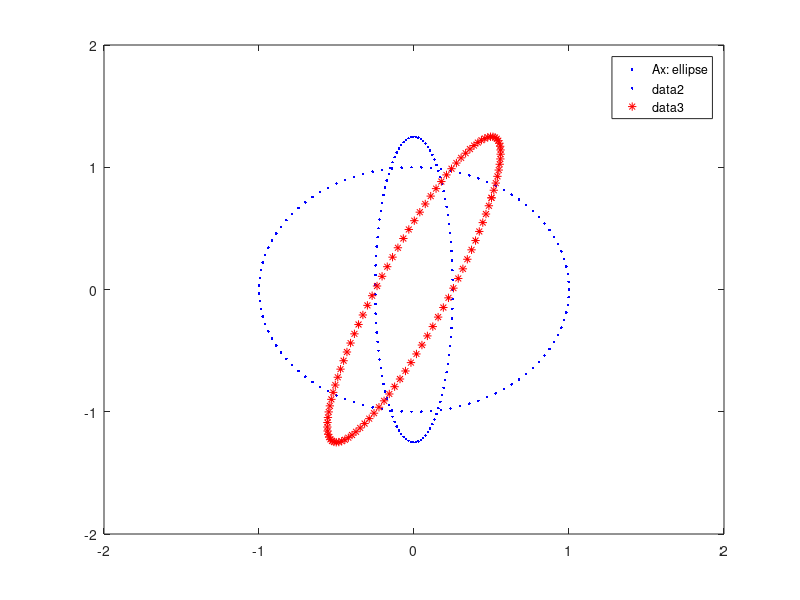

The MATLAB source for this figure:
%% Script: Eigen
%
% Author: Elia Matsumoto
%
% Contact: elia.matsumoto@fgv.br
%
%% Reseting environment
rng('shuffle'); % Random seed
close all       % Close all figure
clear           % Clear workspace
clc             % Clear command window

%% Matrix A
% A = [2 1;1 2]/2
A = [2 1;3 4]/4
% A = [-1 1; 1 -1]; 

%% Eigen vectors and Eigen values of A
[ev,el]=eig(A);
evel = ev*el;

%% (A * Eigen vector of A)
A*ev

%% is equal to Eigen vector of A * Eigen value of A
evel = ev*el

%% Vector X: unitary circle
t  = linspace(0,2*pi,100);
nt = length(t);
x  = [cos(t) ; sin(t)];

%% Draw x: unitary circle
plot(x(1,:),x(2,:),'b.');
legend('x: unitary circle')
hold
axis([-2 2 -2 2])

%% Draw Ax:
Ax = A*x;
plot(Ax(1,:),Ax(2,:),'r.');
legend('Ax: ellipse')

%% Draw el*x (eigenvalue)
elx = el*x;
plot(elx(1,:),elx(2,:),'b.');

%% Draw el*evx (eigenvector)
Ax1 = (ev*el/ev)*x;
plot(Ax1(1,:),Ax1(2,:),'r*');
